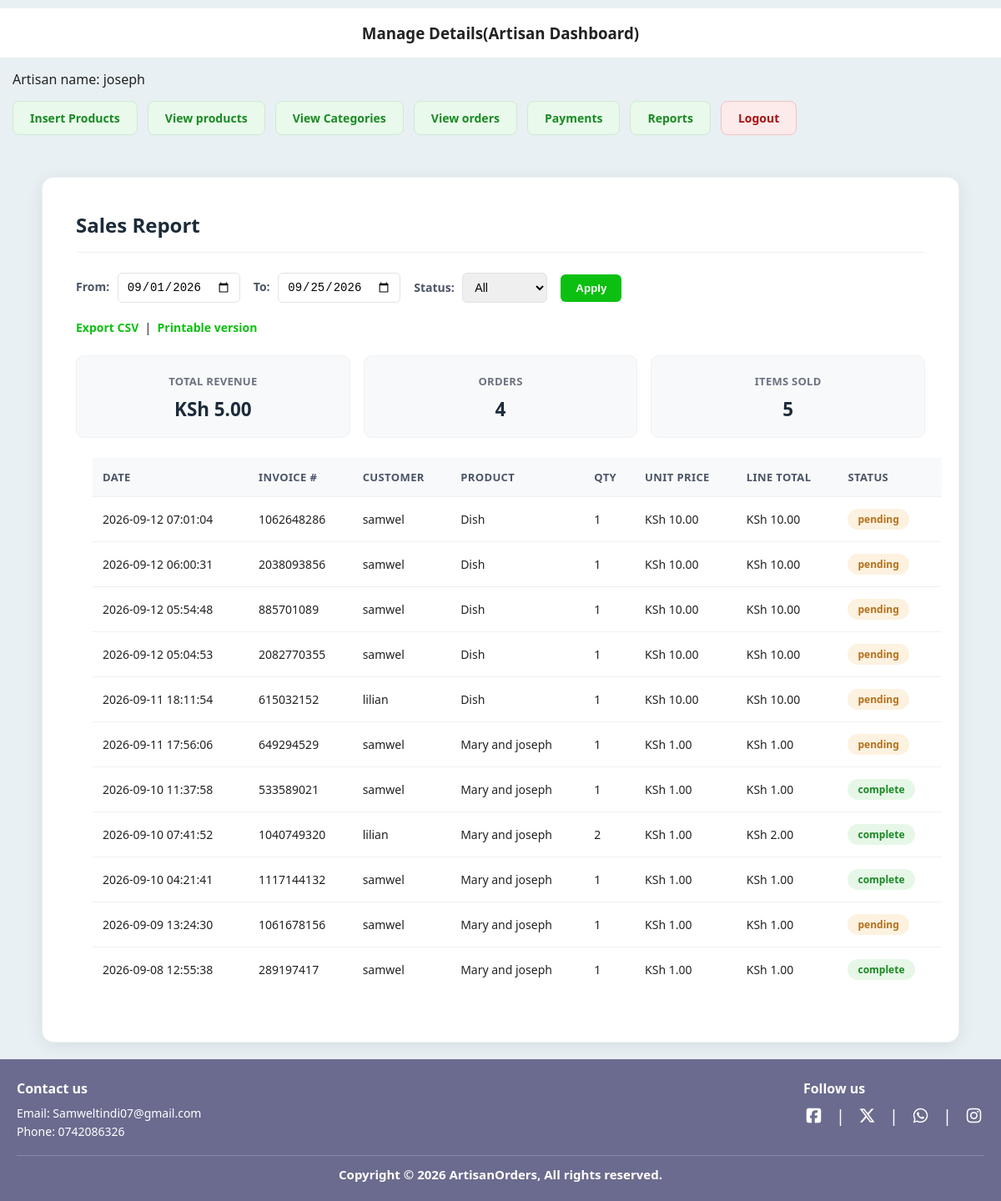
Page /Artisans/index.php?view_reports (signed in) on the committed database.
### tables this page shows
CREATE TABLE `order_pending` (
  `item_id` int(11) NOT NULL,
  `customer_id` int(11) NOT NULL,
  `product_id` int(11) NOT NULL,
  `quantity` int(11) NOT NULL,
  `invoice_number` int(11) NOT NULL,
  `order_status` varchar(255) NOT NULL
);

CREATE TABLE `orders` (
  `order_id` int(11) NOT NULL,
  `customer_id` int(11) NOT NULL,
  `total_amount` int(50) NOT NULL,
  `subtotal` decimal(10,2) DEFAULT NULL,
  `platform_commission` decimal(10,2) DEFAULT NULL,
  `tax_amount` decimal(10,2) DEFAULT NULL,
  `delivery_fee` decimal(10,2) DEFAULT 150.00,
  `artisan_payout` decimal(10,2) DEFAULT NULL,
  `total_products` int(50) NOT NULL,
  `invoice_number` int(50) NOT NULL,
  `order_date` timestamp NOT NULL DEFAULT current_timestamp() ON UPDATE current_timestamp(),
  `order_status` varchar(255) NOT NULL,
  `delivery_confirmed_at` timestamp NULL DEFAULT NULL
);

CREATE TABLE `customers` (
  `customer_id` int(11) NOT NULL,
  `first_name` varchar(100) NOT NULL,
  `last_name` varchar(100) NOT NULL,
  `username` varchar(150) NOT NULL,
  `email` varchar(255) NOT NULL,
  `phone_number` varchar(50) NOT NULL,
  `address` varchar(255) NOT NULL,
  `user_ip` varchar(255) NOT NULL,
  `password` varchar(255) NOT NULL,
  `status` enum('active','suspended') NOT NULL DEFAULT 'active'
);

CREATE TABLE `products` (
  `product_id` int(11) NOT NULL,
  `category_id` int(11) NOT NULL,
  `artisan_id` int(11) NOT NULL,
  `product_name` varchar(255) NOT NULL,
  `product_description` varchar(255) NOT NULL,
  `product_keywords` varchar(255) NOT NULL,
  `product_image` varchar(255) NOT NULL,
  `stock_quantity` int(11) NOT NULL,
  `product_price` decimal(10,0) NOT NULL,
  `date` timestamp NOT NULL DEFAULT current_timestamp() ON UPDATE current_timestamp(),
  `status` varchar(100) NOT NULL,
  `approval_status` enum('pending','approved','suspended') NOT NULL DEFAULT 'approved'
);

### Artisans/view_reports.php (the view, shortened to what this page needs)
<?php
$artisan_username = $_SESSION['username'];
$artisan_stmt = mysqli_prepare($conn, "SELECT artisan_id FROM artisans WHERE username = ?");
mysqli_stmt_bind_param($artisan_stmt, "s", $artisan_username);
mysqli_stmt_execute($artisan_stmt);
$artisan_row = mysqli_fetch_assoc(mysqli_stmt_get_result($artisan_stmt));
$artisan_id = $artisan_row['artisan_id'];
$date_from = $_GET['date_from'] ?? date('Y-m-01');
$date_to   = $_GET['date_to'] ?? date('Y-m-d');
$status_filter = $_GET['status'] ?? 'all';
$statusClause = "";
$params = [$artisan_id, $date_from, $date_to];
$types = "iss";
$sql = "
    SELECT op.invoice_number, p.product_name, op.quantity, p.product_price,
           (op.quantity * p.product_price) AS line_total, o.order_status,
           o.order_date, c.first_name
    FROM order_pending op
    JOIN products p ON op.product_id = p.product_id
    JOIN orders o ON op.invoice_number = o.invoice_number
    JOIN customers c ON o.customer_id = c.customer_id
    WHERE p.artisan_id = ?
      AND DATE(o.order_date) BETWEEN ? AND ?
      $statusClause
    ORDER BY o.order_date DESC
";
$stmt = mysqli_prepare($conn, $sql);
mysqli_stmt_bind_param($stmt, $types, ...$params);
mysqli_stmt_execute($stmt);
$result = mysqli_stmt_get_result($stmt);
$rows = [];
$total_revenue = 0;
$total_items = 0;
$invoice_set = [];
while ($row = mysqli_fetch_assoc($result)) {
    $rows[] = $row;
    if ($row['order_status'] === 'complete') {
        $total_revenue += $row['line_total'];
        $total_items += $row['quantity'];
        $invoice_set[$row['invoice_number']] = true;
    }
}
$total_orders = count($invoice_set);
?>
<div class="products-card">
<h3>Sales Report</h3>
<form method="GET" class="report-filters">
    <label>From: <input type="date" name="date_from" value="<?= htmlspecialchars($date_from) ?>"></label>
    <label>To: <input type="date" name="date_to" value="<?= htmlspecialchars($date_to) ?>"></label>
    <label>Status:
        <select name="status">
            <option value="all" <?= $status_filter === 'all' ? 'selected' : '' ?>>All</option>
        </select>
    </label>
    <button type="submit">Apply</button>
</form>
<p class="report-links">
    <a href="export_reports_csv.php?date_from=<?= urlencode($date_from) ?>&date_to=<?= urlencode($date_to) ?>&status=<?= urlencode($status_filter) ?>" target="_blank">Export CSV</a>
    &nbsp;|&nbsp;
    <a href="print_reports.php?date_from=<?= urlencode($date_from) ?>&date_to=<?= urlencode($date_to) ?>&status=<?= urlencode($status_filter) ?>" target="_blank">Printable version</a>
</p>
<div class="summary-cards">
    <div class="summary-card">
        <span>Total Revenue</span>
        <span class="amount">KSh <?= number_format($total_revenue, 2) ?></span>
    </div>
    <div class="summary-card">
        <span>Orders</span>
        <span class="amount"><?= $total_orders ?></span>
    </div>
    <div class="summary-card">
        <span>Items Sold</span>
        <span class="amount"><?= $total_items ?></span>
    </div>
</div>
<table class="table1">
    <thead>
        <tr>
            <th>Date</th><th>Invoice #</th><th>Customer</th><th>Product</th>
            <th>Qty</th><th>Unit Price</th><th>Line Total</th><th>Status</th>
        </tr>
    </thead>
    <tbody>
        <?php if (empty($rows)): ?>
            <tr><td colspan="8" style="text-align:center;">No orders found for this range.</td></tr>
        <?php else: foreach ($rows as $r): ?>
            <tr>
                <td><?= htmlspecialchars($r['order_date']) ?></td>
                <td><?= htmlspecialchars($r['invoice_number']) ?></td>
                <td><?= htmlspecialchars($r['first_name']) ?></td>
                <td><?= htmlspecialchars($r['product_name']) ?></td>
                <td><?= (int)$r['quantity'] ?></td>
                <td>KSh <?= number_format($r['product_price'], 2) ?></td>
                <td>KSh <?= number_format($r['line_total'], 2) ?></td>
                <td><span class="status-badge status-<?= htmlspecialchars($r['order_status']) ?>"><?= htmlspecialchars($r['order_status']) ?></span></td>
            </tr>
        <?php endforeach; endif; ?>
    </tbody>
</table>
</div>

### style.css (style rules this page uses)
:root { --background-green: #60f378; --text-gray: #555; --footer-purple:#6b6b8f; --card-gray: #d9d9d9; --border: #e2e6ea; --navy: #14213d; --navy-soft: #2a3a5c; --teal: #0f8d2e; --teal--tint: #07f6f6; --text-muted: #6b7280; --danger: #c1443a; --teal-dark: #0b6b6d; }
*,*::before, *::after { box-sizing: border-box; margin: 0; padding: 0; }
body { font-family: system-ui, -apple-system, BlinkMacSystemFont,"Segoe UI",Roboto, Arial, Helvetica, sans-serif; background: var(--background-green); background-color: #60f378; color: #222; }
a { text-decoration: none; }

### Artisans/index.php (style rules this page uses)
body { background: #E8F0F3; }
.table1 { width: 100%; border-collapse: collapse; margin: 20px; }
.table1 th, .table1 td { border: 1px solid #2b0808; padding: 8px; text-align: left; }
.table1 th { background-color: #f2f2f2; }

### Artisans/view_reports.php (style rules this page uses)
.products-card { max-width: 1100px; margin: 20px auto; padding: 40px; background: #ffffff; border-radius: 14px; box-shadow: 0 4px 20px rgba(0,0,0,0.08); border: 1px solid #eef1f4; }
.products-card h3 { text-align: left; color: #1c2b3a; font-size: 1.5rem; font-weight: 700; border-bottom: 1px solid #eef1f4; padding-bottom: 16px; margin: 0 0 24px 0; }
.report-filters { display:flex; flex-wrap:wrap; align-items:center; gap:16px; margin-bottom: 20px; }
.report-filters label { font-size: 14px; color: #4a5568; font-weight: 600; }
.report-filters input, .report-filters select { margin-left: 6px; padding: 8px 10px; border: 1px solid #dfe3e8; border-radius: 6px; font-size: 14px; }
.report-filters button { background-color: #0cc012; color: white; border: none; padding: 9px 18px; border-radius: 6px; font-weight: 600; cursor: pointer; }
.report-links { margin-bottom: 24px; font-size: 14px; }
.report-links a { color: #0cc012; font-weight: 600; text-decoration: none; }
.summary-cards { display:flex; gap:16px; margin-bottom: 24px; flex-wrap:wrap; }
.summary-card { flex:1; min-width:180px; background:#f8f9fa; border:1px solid #eef1f4; border-radius:10px; padding:18px; text-align:center; }
.summary-card span:first-child { font-size: 13px; color: #6b7280; font-weight: 600; text-transform: uppercase; letter-spacing: 0.02em; }
.summary-card .amount { font-size:1.4rem; font-weight:700; display:block; margin-top:8px; color: #1c2b3a; }
.table1 { width: 100%; border-collapse: collapse; font-size: 14px; }
.table1 th, .table1 td { border: none; border-bottom: 1px solid #eef1f4; padding: 14px 12px; text-align: left; }
.table1 thead th { background-color: #f8f9fa; color: #4a5568; font-weight: 600; font-size: 13px; text-transform: uppercase; letter-spacing: 0.03em; }
.table1 tbody tr:last-child td { border-bottom: none; }
.status-badge { display: inline-block; padding: 4px 12px; border-radius: 20px; font-size: 12px; font-weight: 600; }
.status-complete { background-color: #e6f7e8; color: #1a8a24; }
.status-pending { background-color: #fdf1e0; color: #b3701a; }

### rows in the picture
order_pending: orders.order_date "2026-09-12 07:01:04", invoice_number "1062648286", customer.first_name "samwel", product.product_name "Dish", quantity "1", product.product_price "10.00", line_total "10.00", orders.order_status "pending"
order_pending: orders.order_date "2026-09-12 06:00:31", invoice_number "2038093856", customer.first_name "samwel", product.product_name "Dish", quantity "1", product.product_price "10.00", line_total "10.00", orders.order_status "pending"
order_pending: orders.order_date "2026-09-12 05:54:48", invoice_number "885701089", customer.first_name "samwel", product.product_name "Dish", quantity "1", product.product_price "10.00", line_total "10.00", orders.order_status "pending"
order_pending: orders.order_date "2026-09-12 05:04:53", invoice_number "2082770355", customer.first_name "samwel", product.product_name "Dish", quantity "1", product.product_price "10.00", line_total "10.00", orders.order_status "pending"
order_pending: orders.order_date "2026-09-11 18:11:54", invoice_number "615032152", customer.first_name "lilian", product.product_name "Dish", quantity "1", product.product_price "10.00", line_total "10.00", orders.order_status "pending"
order_pending: orders.order_date "2026-09-11 17:56:06", invoice_number "649294529", customer.first_name "samwel", product.product_name "Mary and joseph", quantity "1", product.product_price "1.00", line_total "1.00", orders.order_status "pending"
order_pending: orders.order_date "2026-09-10 11:37:58", invoice_number "533589021", customer.first_name "samwel", product.product_name "Mary and joseph", quantity "1", product.product_price "1.00", line_total "1.00", orders.order_status "complete"
order_pending: orders.order_date "2026-09-10 07:41:52", invoice_number "1040749320", customer.first_name "lilian", product.product_name "Mary and joseph", quantity "2", product.product_price "1.00", line_total "2.00", orders.order_status "complete"
order_pending: orders.order_date "2026-09-10 04:21:41", invoice_number "1117144132", customer.first_name "samwel", product.product_name "Mary and joseph", quantity "1", product.product_price "1.00", line_total "1.00", orders.order_status "complete"
order_pending: orders.order_date "2026-09-09 13:24:30", invoice_number "1061678156", customer.first_name "samwel", product.product_name "Mary and joseph", quantity "1", product.product_price "1.00", line_total "1.00", orders.order_status "pending"
order_pending: orders.order_date "2026-09-08 12:55:38", invoice_number "289197417", customer.first_name "samwel", product.product_name "Mary and joseph", quantity "1", product.product_price "1.00", line_total "1.00", orders.order_status "complete"

### other values in the picture
$_SESSION['username'] "joseph"
$total_revenue "5.00"
$total_orders "4"
$total_items "5"
